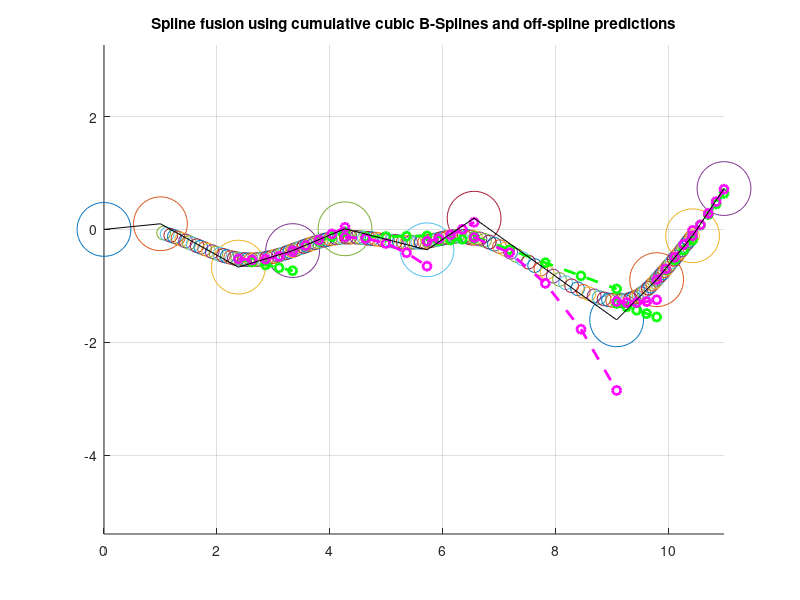

The MATLAB source for this figure:

% Spline fusion: Lovegrove 2013
% Roberto Aldera - 18 November 2019
clc;clear
%% Setting up transforms
theta = -pi/32;
R = [cos(theta) sin(theta) 0; -sin(theta) cos(theta) 0; 0 0 1];
a = [1; 0.1; 0]; % position of origin frame a in reference frame b
T0 = [ R a; 0 0 0 1];

T = {T0; T0; T0; T0; T0; T0; T0; T0; T0; T0; T0}; % pretending the transforms are all the same for now

% Offset the points to make it more interesting
T{3}(1,4) = T{3}(1,4) + 0.3;
T{3}(2,4) = T{3}(2,4) - 1;
T{6}(1,4) = T{6}(1,4) + 0.2;
T{6}(2,4) = T{6}(2,4) - 1;
T{8}(1,4) = T{8}(1,4) + 0.1;
T{8}(2,4) = T{8}(2,4) - 3;

T_world = cell(size(T,1),1);
T_world{1} = eye(4);
for i = 2:size(T,1)
    T_world{i,1} = T_world{i-1} * T{i};
end

Omega = cell(size(T,1),1);
for i = 1:size(T,1)-1 
    Omega{i} = logm(T_world{i}^-1 * T_world{i+1});
end

%% Spline fusion parameters
num_intervals = size(T,1)-3;
num_spline_points = 20;
C = 1/6 * [ 6 0 0 0; 5 3 -3 1; 1 3 3 -2; 0 0 0 1 ];
T_w_s = cell(num_intervals,num_spline_points);

s_i = linspace(0,size(T,1)-1,size(T,1));

for i = 1:num_intervals
    s_t = linspace(i,i+1,num_spline_points);
    for t = 1:num_spline_points
        u = s_t(t) - s_i(i+1);
        u_vector = [1; u; u^2; u^3];
        B = C * u_vector;

        T_w_s{i,t} = T_world{i} * expm(B(2) * Omega{i}) ...
            * expm(B(3) * Omega{i+1}) * expm(B(4) * Omega{i+2});
    end
end

%% Plotting
figure(1);
clf;
hold on;
grid on;
axis equal;
title("Spline fusion using cumulative cubic B-Splines and off-spline predictions");

for i = 1:size(T,1)
    scatter(T_world{i}(1,4),T_world{i}(2,4),1500,'r.');
end

for i = 1:num_intervals
    for j = 1:size(T_w_s,2)
        scatter(T_w_s{i,j}(1,4),T_w_s{i,j}(2,4),100,'b.');
    end
end

%% Spline extentions

for i = 1:num_intervals
    t_s_x = [T_w_s{i,num_spline_points-2}(1,4),T_w_s{i,num_spline_points-1}(1,4),T_w_s{i,num_spline_points}(1,4)];
    t_s_y = [T_w_s{i,num_spline_points-2}(2,4),T_w_s{i,num_spline_points-1}(2,4),T_w_s{i,num_spline_points}(2,4)];
    order_1_pred = polyfit([T_w_s{i,num_spline_points-1}(1,4),T_w_s{i,num_spline_points}(1,4)], ... 
        [T_w_s{i,num_spline_points-1}(2,4),T_w_s{i,num_spline_points}(2,4)],1);
    order_2_pred = polyfit(t_s_x,t_s_y,2);
    t = linspace(T_world{i+2}(1,4),T_world{i+3}(1,4),5);
    plot(t,polyval(order_1_pred,t),'--o','Color',[0 1 0],'Linewidth',2);
    plot(t,polyval(order_2_pred,t),'--o','Color',[1 0 1],'Linewidth',2);
    

end

%% Polyfit comparisons
% degree = 3;
% p = polyfit([T_world{3}(1,4),T_world{4}(1,4),T_world{5}(1,4),T_world{6}(1,4)], ... 
%     [T_world{3}(2,4),T_world{4}(2,4),T_world{5}(2,4),T_world{6}(2,4)],degree);
% interpolations = polyval(p,linspace(T_world{4}(1,4),T_world{5}(1,4),num_spline_points));
% plot(linspace(T_world{4}(1,4),T_world{5}(1,4),num_spline_points),interpolations);
% 
% diffs = [];
% for i = 1:size(T_w_s,1)
%     diffs(i) = T_w_s{i}(2,4) - interpolations(i);
% end

%% Plot connections directly between control points
T_world_coords = zeros(size(T_world,1),2);
for i = 1:size(T_world)
    T_world_coords(i,:) = [T_world{i}(1,4) T_world{i}(2,4)];
end
plot(T_world_coords(:,1),T_world_coords(:,2),'k');

%% Playground
% clf;
% figure(2);
% p = [1 1 1];
% t = linspace(0,5,10);
% plot(t, polyval(p,t));
% hold on;
% 
% p_x = [0 1 2];
% p_y = [0 1 4];
% q = polyfit(p_x,p_y,2);
% plot(t,polyval(q,t));


